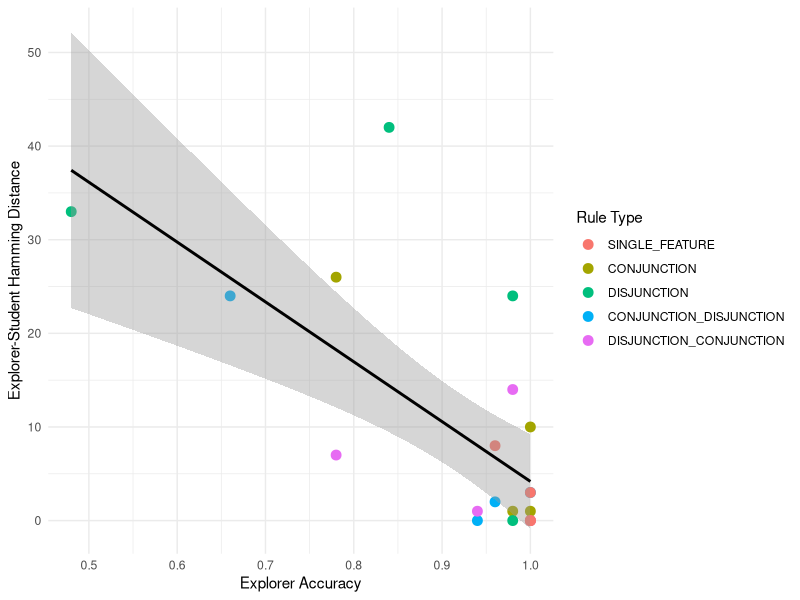
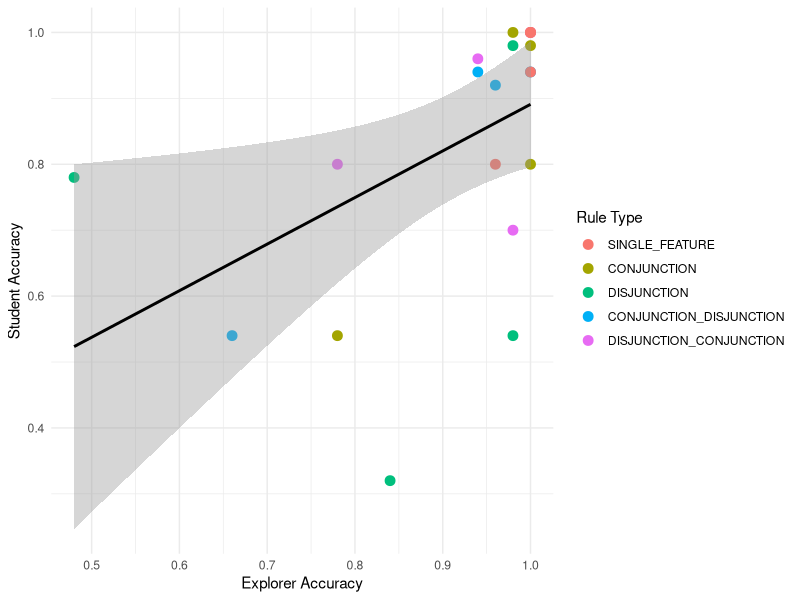
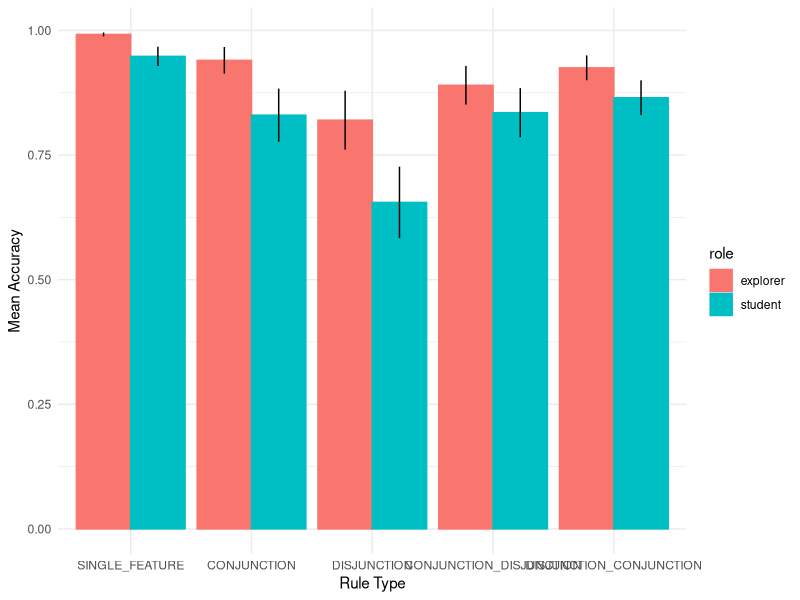
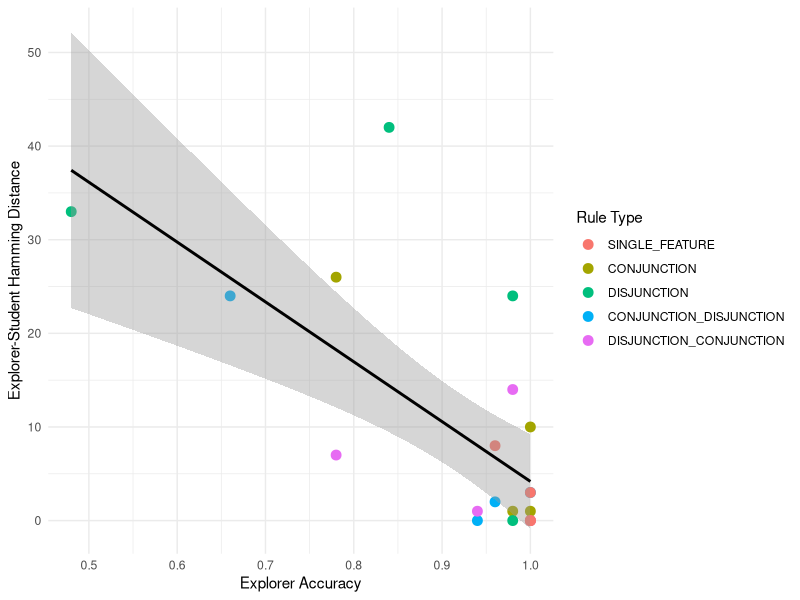
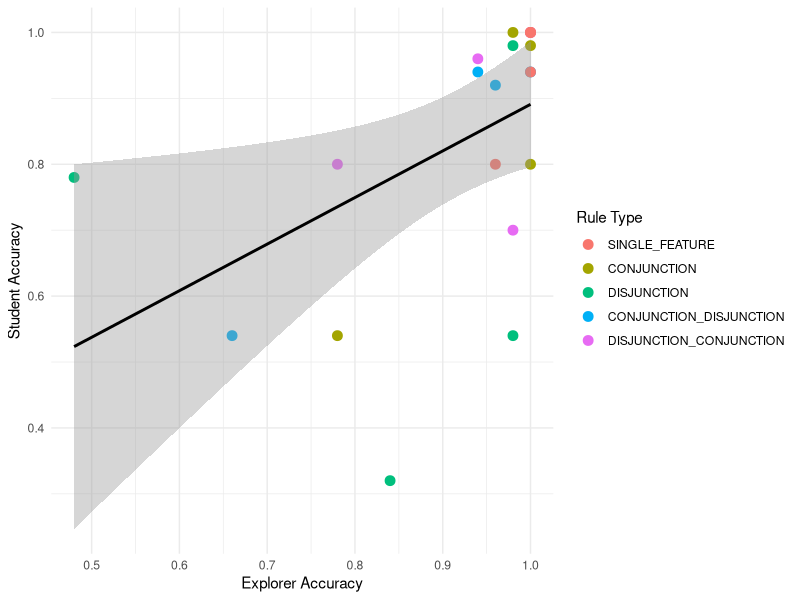
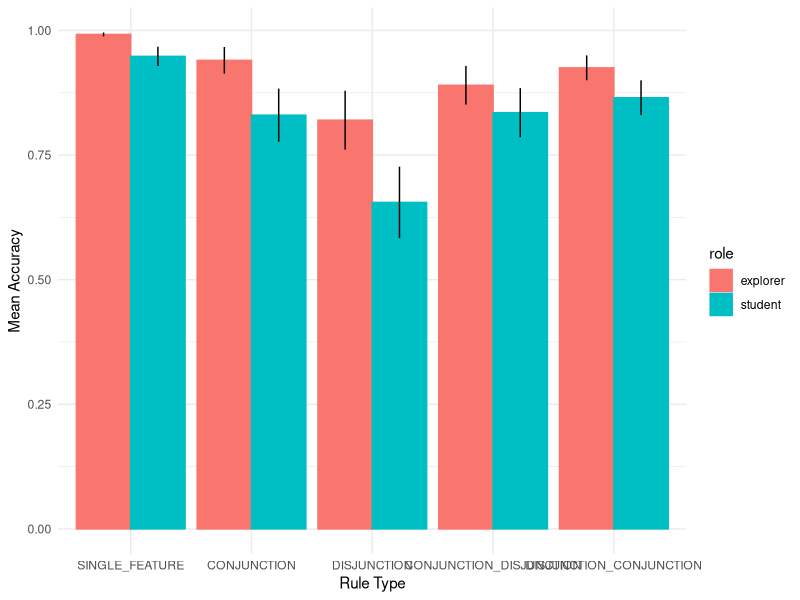

The R script that drew these images, in order:
## ---- chunk 1
###Data Preparation

# I did this in Python because it handles JSON better.

# function for converting rule indices to types
label_rule = function(rule_idx) {
  if (rule_idx < 10) {
    return("SINGLE_FEATURE")
  } else if (rule_idx < 20) {
    return("CONJUNCTION")
  } else if (rule_idx < 30) {
    return("DISJUNCTION")
  } else if (rule_idx < 40) {
    return("CONJUNCTION_DISJUNCTION")
  } else {
    return("DISJUNCTION_CONJUNCTION")
  }
}

rule_types <- c("SINGLE_FEATURE", "CONJUNCTION", "DISJUNCTION",
                "CONJUNCTION_DISJUNCTION", "DISJUNCTION_CONJUNCTION")

##Load Relevant Libraries and Functions
library(tidyverse)

####Import data
df_scores <- read.csv("../replication_analysis/processed_data/pilotB/scores.csv")
df_tests <- read.csv("../replication_analysis/processed_data/pilotB/tests.csv")

#### Data exclusion / filtering
# this would contain games I have manually identified as full of nonsensical conversations
games_to_exclude <- c() 

df_scores <- df_scores |>
  filter(!game_id %in% games_to_exclude)

df_tests <- df_tests |>
  filter(!game_id %in% games_to_exclude)

#### Prepare data for analysis - create columns etc.

# split explorer and student test data
explorer_tests <- df_tests |>
  filter(role == "explorer") |>
  select(game_id, role, round_num, predicted_label, rule_idx, stim_num, true_label)
colnames(explorer_tests)[4] = "explorer_pred_label"

student_tests <- df_tests |>
  filter(role == "student") |>
  select(game_id, role, round_num, predicted_label, rule_idx, stim_num)
colnames(student_tests)[4] = "student_pred_label"

combined_tests <- explorer_tests |>
  inner_join(student_tests, by=c("game_id", "round_num", "rule_idx", "stim_num")) |>
  rowwise() |>
  mutate(agree = if(student_pred_label == explorer_pred_label) 0 else 1,
         exp_correct = if(explorer_pred_label == true_label) 1 else 0,
         stud_correct = if(student_pred_label == true_label) 1 else 0,
         rule_type = factor(label_rule(rule_idx), levels=rule_types))

# compute accuracies and Hamming distances
hamming_distances <- combined_tests |>
  group_by(game_id, round_num, rule_type) |>
  summarize(explorer_student = sum(agree),
            explorer_accuracy = sum(exp_correct) / n(),
            student_accuracy = sum(stud_correct) / n(), .groups="keep")
## ---- chunk 2
# scatter plot of explorer accuracy and student-teacher Hamming distance
ggplot(hamming_distances, aes(x=explorer_accuracy, y=explorer_student, color=rule_type, group=1)) +
  geom_point(size=3) +
  geom_smooth(method="lm", color="black") +
  labs(x="Explorer Accuracy", y="Explorer-Student Hamming Distance",
       color="Rule Type") +
  theme_minimal()

ggsave("hamming_distance_corr_plot.png", bg="white")

ggplot(hamming_distances, aes(x=explorer_accuracy, y=student_accuracy,
                              color=rule_type, group=1)) +
  geom_point(size=3) +
  geom_smooth(method="lm", color="black") +
  labs(x="Explorer Accuracy", y="Student Accuracy", color="Rule Type") +
  theme_minimal()

ggsave("accuracy_corr_plot.png", bg="white")

# bar plot of student and teacher accuracy for each rule type
hamming_distances |>
  pivot_longer(c("explorer_accuracy", "student_accuracy"), names_to="role",
               values_to="accuracy") |>
  rowwise() |>
  mutate(role = if(role == "student_accuracy") "student" else "explorer") |>
  group_by(role, rule_type) |>
  summarize(mean_acc = mean(accuracy),
            ci_acc = sd(accuracy) / sqrt(n()), .groups="keep") |>
  ggplot(aes(x=rule_type, y=mean_acc, color=role, fill=role), height=7, width=14) +
  geom_bar(stat="identity", position=position_dodge()) +
  geom_errorbar(aes(ymin = mean_acc - ci_acc/2, ymax = mean_acc + ci_acc/2),
                position=position_dodge(0.9), color="black", width=0) +
  labs(x="Rule Type", y="Mean Accuracy") +
  theme_minimal()

ggsave("explorer_student_accuracy.png", height=7, width=14, bg="white")

# correlation between explorer accuracy and explorer-student hamming distance
cor.test(hamming_distances$explorer_student, hamming_distances$explorer_accuracy,
         method="pearson")

# correlation between explorer accuracy and student accuracy
cor.test(hamming_distances$student_accuracy, hamming_distances$explorer_accuracy,
         method="pearson")

# test the differences between student and teacher accuracies for each condition
# and overall
for (rtype in rule_types) {
  df_type <- hamming_distances |>
    filter(rule_type == rtype)
  print(rtype)
  print(t.test(df_type$explorer_accuracy, df_type$student_accuracy))
}

# student vs. teacher across all rules
print(t.test(hamming_distances$explorer_accuracy, hamming_distances$student_accuracy))
